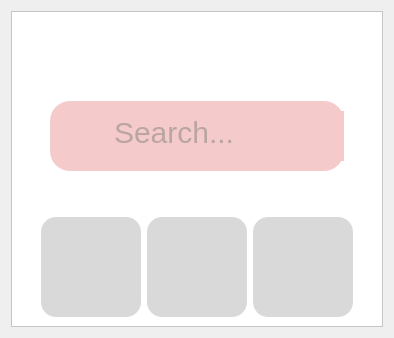
                <widget class="QWidget" name="homePage">
                 <layout class="QVBoxLayout" name="verticalLayout_6">
                  <item>
                   <layout class="QVBoxLayout" name="homePageLayout">
                    <item>
                     <widget class="QFrame" name="homeFrame">
                      <property name="styleSheet">
                       <string notr="true">background-color: white;</string>
                      </property>
                      <property name="frameShape">
                       <enum>QFrame::StyledPanel</enum>
                      </property>
                      <property name="frameShadow">
                       <enum>QFrame::Raised</enum>
                      </property>
                      <layout class="QVBoxLayout" name="verticalLayout_5">
                       <item>
                        <layout class="QVBoxLayout" name="homeFrameLayout" stretch="1,0,1,0,1">
                         <item>
                          <widget class="QLabel" name="browserLogoIcon">
                           <property name="sizePolicy">
                            <sizepolicy hsizetype="Preferred" vsizetype="Fixed">
                             <horstretch>0</horstretch>
                             <verstretch>0</verstretch>
                            </sizepolicy>
                           </property>
                           <property name="text">
                            <string/>
                           </property>
                           <property name="alignment">
                            <set>Qt::AlignHCenter|Qt::AlignTop</set>
                           </property>
                          </widget>
                         </item>
                         <item>
                          <spacer name="verticalSpacer_2">
                           <property name="orientation">
                            <enum>Qt::Vertical</enum>
                           </property>
                           <property name="sizeType">
                            <enum>QSizePolicy::Fixed</enum>
                           </property>
                           <property name="sizeHint" stdset="0">
                            <size>
                             <width>20</width>
                             <height>60</height>
                            </size>
                           </property>
                          </spacer>
                         </item>
                         <item>
                          <layout class="QHBoxLayout" name="horizontalLayout_4" stretch="1,10,1">
                           <item>
                            <spacer name="horizontalSpacer_8">
                             <property name="orientation">
                              <enum>Qt::Horizontal</enum>
                             </property>
                             <property name="sizeHint" stdset="0">
                              <size>
                               <width>40</width>
                               <height>20</height>
                              </size>
                             </property>
                            </spacer>
                           </item>
                           <item>
                            <widget class="QFrame" name="searchFrame">
                             <property name="sizePolicy">
                              <sizepolicy hsizetype="Preferred" vsizetype="Fixed">
                               <horstretch>0</horstretch>
                               <verstretch>0</verstretch>
                              </sizepolicy>
                             </property>
                             <property name="minimumSize">
                              <size>
                               <width>0</width>
                               <height>70</height>
                              </size>
                             </property>
                             <property name="styleSheet">
                              <string notr="true">background-color:rgb(245, 202, 202);
 border-radius: 20px;  </string>
                             </property>
                             <property name="frameShape">
                              <enum>QFrame::StyledPanel</enum>
                             </property>
                             <property name="frameShadow">
                              <enum>QFrame::Raised</enum>
                             </property>
                             <widget class="QTextEdit" name="webSearchTxt">
                              <property name="geometry">
                               <rect>
                                <x>60</x>
                                <y>10</y>
                                <width>640</width>
                                <height>50</height>
                               </rect>
                              </property>
                              <property name="styleSheet">
                               <string notr="true">color:grey;
font-size: 30px;
</string>
                              </property>
                              <property name="placeholderText">
                               <string>Search...</string>
                              </property>
                             </widget>
                             <widget class="QLabel" name="searchIcon">
                              <property name="geometry">
                               <rect>
                                <x>15</x>
                                <y>15</y>
                                <width>30</width>
                                <height>30</height>
                               </rect>
                              </property>
                              <property name="text">
                               <string/>
                              </property>
                             </widget>
                            </widget>
                           </item>
                           <item>
                            <spacer name="horizontalSpacer_9">
                             <property name="orientation">
                              <enum>Qt::Horizontal</enum>
                             </property>
                             <property name="sizeHint" stdset="0">
                              <size>
                               <width>40</width>
                               <height>20</height>
                              </size>
                             </property>
                            </spacer>
                           </item>
                          </layout>
                         </item>
                         <item>
                          <spacer name="verticalSpacer">
                           <property name="orientation">
                            <enum>Qt::Vertical</enum>
                           </property>
                           <property name="sizeType">
                            <enum>QSizePolicy::Fixed</enum>
                           </property>
                           <property name="sizeHint" stdset="0">
                            <size>
                             <width>20</width>
                             <height>40</height>
                            </size>
                           </property>
                          </spacer>
                         </item>
                         <item>
                          <layout class="QHBoxLayout" name="horizontalBtnLayout">
                           <item>
                            <spacer name="horizontalSpacer_10">
                             <property name="orientation">
                              <enum>Qt::Horizontal</enum>
                             </property>
                             <property name="sizeType">
                              <enum>QSizePolicy::Fixed</enum>
                             </property>
                             <property name="sizeHint" stdset="0">
                              <size>
                               <width>20</width>
                               <height>20</height>
                              </size>
                             </property>
                            </spacer>
                           </item>
                           <item>
                            <widget class="QPushButton" name="homeFavouritesBtn">
                             <property name="sizePolicy">
                              <sizepolicy hsizetype="Fixed" vsizetype="Fixed">
                               <horstretch>0</horstretch>
                               <verstretch>0</verstretch>
                              </sizepolicy>
                             </property>
                             <property name="minimumSize">
                              <size>
                               <width>100</width>
                               <height>100</height>
                              </size>
                             </property>
                             <property name="styleSheet">
                              <string notr="true">QPushButton {
    border: solid;
    border-radius: 15px; 
    background-color: rgb(217, 217, 217);
}

QPushButton::icon {
    padding: 10px; 
}

QPushButton:hover {
    background-color: rgb(154, 153, 150);
}</string>
                             </property>
                             <property name="text">
                              <string/>
                             </property>
                            </widget>
                           </item>
                           <item>
                            <widget class="QPushButton" name="homeActionLogBtn">
                             <property name="sizePolicy">
                              <sizepolicy hsizetype="Fixed" vsizetype="Fixed">
                               <horstretch>0</horstretch>
                               <verstretch>0</verstretch>
                              </sizepolicy>
                             </property>
                             <property name="minimumSize">
                              <size>
                               <width>100</width>
                               <height>100</height>
                              </size>
                             </property>
                             <property name="styleSheet">
                              <string notr="true">QPushButton {
    border: solid;
    border-radius: 15px; 
    background-color: rgb(217, 217, 217);
}

QPushButton::icon {
    padding: 10px; 
}

QPushButton:hover {
    background-color: rgb(154, 153, 150);
}</string>
                             </property>
                             <property name="text">
                              <string/>
                             </property>
                            </widget>
                           </item>
                           <item>
                            <widget class="QPushButton" name="homeSettingsBtn">
                             <property name="sizePolicy">
                              <sizepolicy hsizetype="Fixed" vsizetype="Fixed">
                               <horstretch>0</horstretch>
                               <verstretch>0</verstretch>
                              </sizepolicy>
                             </property>
                             <property name="minimumSize">
                              <size>
                               <width>100</width>
                               <height>100</height>
                              </size>
                             </property>
                             <property name="styleSheet">
                              <string notr="true">QPushButton {
    border: solid;
    border-radius: 15px; 
    background-color: rgb(217, 217, 217);
}

QPushButton::icon {
    padding: 10px; 
}

QPushButton:hover {
    background-color: rgb(154, 153, 150);
}</string>
                             </property>
                             <property name="text">
                              <string/>
                             </property>
                            </widget>
                           </item>
                           <item>
                            <spacer name="horizontalSpacer_11">
                             <property name="orientation">
                              <enum>Qt::Horizontal</enum>
                             </property>
                             <property name="sizeType">
                              <enum>QSizePolicy::Fixed</enum>
                             </property>
                             <property name="sizeHint" stdset="0">
                              <size>
                               <width>20</width>
                               <height>20</height>
                              </size>
                             </property>
                            </spacer>
                           </item>
                          </layout>
                         </item>
                        </layout>
                       </item>
                      </layout>
                     </widget>
                    </item>
                   </layout>
                  </item>
                 </layout>
                </widget>
